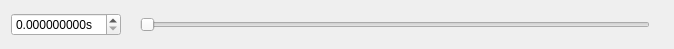
<?xml version="1.0" encoding="UTF-8"?>
<ui version="4.0">
 <class>GPSDisplay</class>
 <widget class="QWidget" name="GPSDisplay">
  <property name="geometry">
   <rect>
    <x>0</x>
    <y>0</y>
    <width>674</width>
    <height>49</height>
   </rect>
  </property>
  <property name="windowTitle">
   <string>Form</string>
  </property>
  <layout class="QVBoxLayout" name="map_layout">
   <item>
    <layout class="QHBoxLayout" name="horizontalLayout_2" stretch="0,0,1,0">
     <item>
      <widget class="QDoubleSpinBox" name="timestamp">
       <property name="suffix">
        <string>s</string>
       </property>
       <property name="decimals">
        <number>9</number>
       </property>
       <property name="singleStep">
        <double>0.001000000000000</double>
       </property>
      </widget>
     </item>
     <item>
      <widget class="QLabel" name="min_t">
       <property name="text">
        <string/>
       </property>
      </widget>
     </item>
     <item>
      <widget class="QSlider" name="timestamp_slider">
       <property name="maximum">
        <number>99999</number>
       </property>
       <property name="orientation">
        <enum>Qt::Horizontal</enum>
       </property>
       <property name="invertedAppearance">
        <bool>false</bool>
       </property>
       <property name="invertedControls">
        <bool>false</bool>
       </property>
       <property name="tickPosition">
        <enum>QSlider::NoTicks</enum>
       </property>
       <property name="tickInterval">
        <number>1</number>
       </property>
      </widget>
     </item>
     <item>
      <widget class="QLabel" name="max_t">
       <property name="text">
        <string/>
       </property>
      </widget>
     </item>
    </layout>
   </item>
  </layout>
 </widget>
 <resources>
  <include location="resource.qrc"/>
 </resources>
 <connections/>
</ui>
